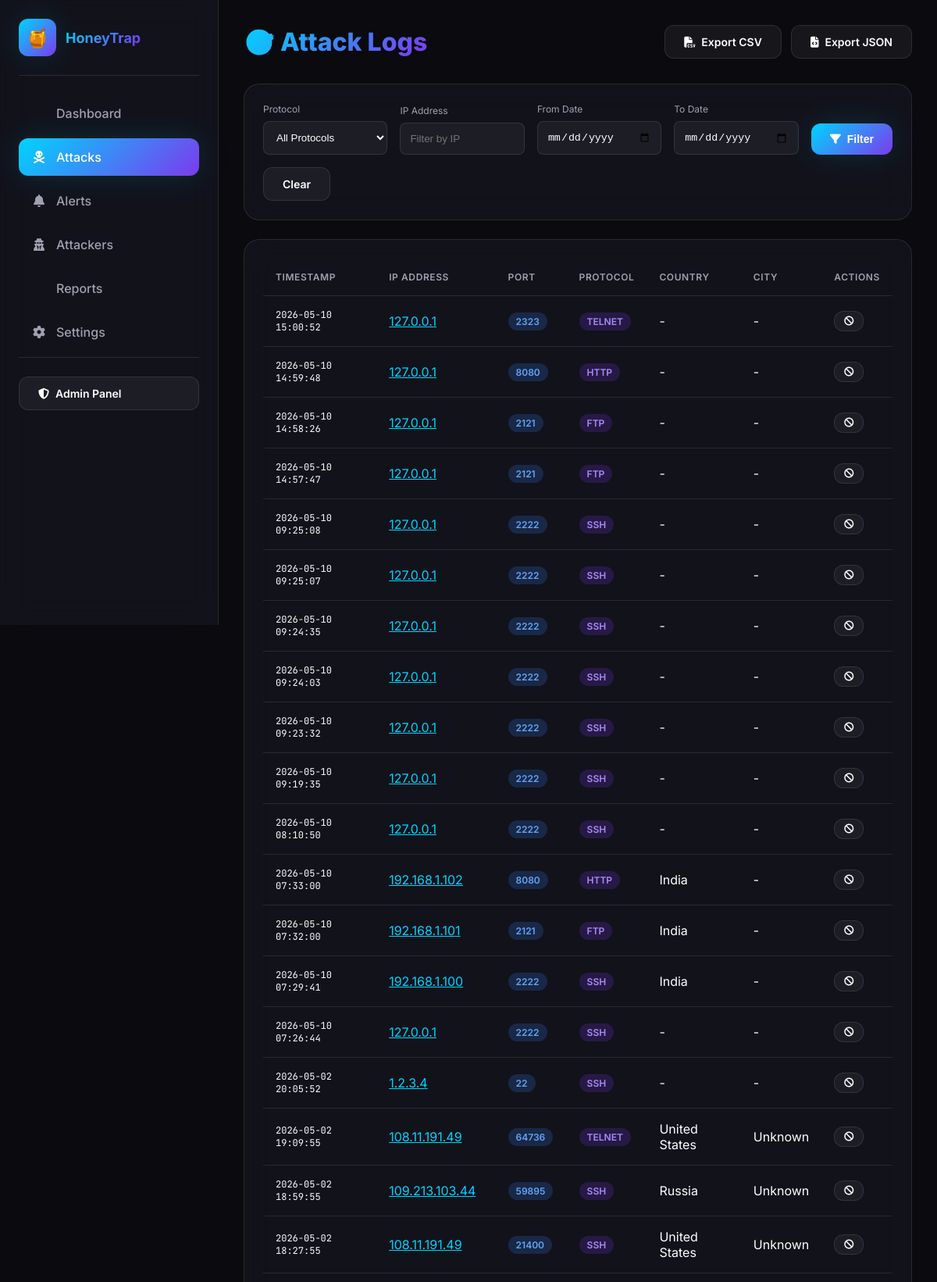
/attacks/ (upper part), run on the app's committed database.
### dashboard/models.py (models this page shows, shortened)
class Connection(models.Model):
    PROTOCOL_CHOICES = [
        ('SSH', 'SSH'),
        ('FTP', 'FTP'),
        ('HTTP', 'HTTP'),
        ('TELNET', 'Telnet'),
        ('SMB', 'SMB'),
        ('UNKNOWN', 'Unknown'),
    ]
    ip_address = models.GenericIPAddressField(db_index=True)
    port = models.PositiveIntegerField()
    protocol = models.CharField(max_length=20, choices=PROTOCOL_CHOICES)
    timestamp = models.DateTimeField(default=timezone.now, db_index=True)
    country = models.CharField(max_length=100, blank=True, null=True)
    country_code = models.CharField(max_length=10, blank=True, null=True)
    city = models.CharField(max_length=100, blank=True, null=True)
    latitude = models.FloatField(blank=True, null=True)
    longitude = models.FloatField(blank=True, null=True)
    isp = models.CharField(max_length=200, blank=True, null=True)
    user_agent = models.TextField(blank=True, null=True)
    raw_data = models.TextField(blank=True, null=True)
    class Meta:
        ordering = ['-timestamp']
        indexes = [
            models.Index(fields=['ip_address', 'timestamp']),
            models.Index(fields=['protocol', 'timestamp']),
        ]

### dashboard/views.py (the view)
# urls.py: path('attacks/', views.attacks, name='attacks'),
def attacks(request):
    protocol = request.GET.get('protocol', '')
    ip_filter = request.GET.get('ip', '')
    date_from = request.GET.get('date_from', '')
    date_to = request.GET.get('date_to', '')
    connections = Connection.objects.all()
    if protocol:
        connections = connections.filter(protocol=protocol)
    if ip_filter:
        connections = connections.filter(ip_address__contains=ip_filter)
    if date_from:
        connections = connections.filter(timestamp__gte=date_from)
    if date_to:
        connections = connections.filter(timestamp__lte=date_to)
    paginator = Paginator(connections, 50)
    page_number = request.GET.get('page', 1)
    page_obj = paginator.get_page(page_number)
    context = {
        'connections': page_obj,
        'protocol': protocol,
        'ip_filter': ip_filter,
        'date_from': date_from,
        'date_to': date_to,
        'protocols': Connection.PROTOCOL_CHOICES,
    }
    return render(request, 'dashboard/attacks.html', context)

### dashboard/templates/dashboard/attacks.html (shortened to what this page needs)
{% extends 'base.html' %}
{% block content %}
<div class="page-header">
    <h1 class="page-title">🎯 Attack Logs</h1>
    <div class="header-actions">
        <a href="{% url 'dashboard:export_csv' %}?type=connections" class="btn btn-ghost">
            <i class="fas fa-file-csv"></i> Export CSV
        </a>
        <a href="{% url 'dashboard:export_json' %}?type=connections" class="btn btn-ghost">
            <i class="fas fa-file-code"></i> Export JSON
        </a>
    </div>
</div>
<div class="card" style="margin-bottom: 24px;">
    <form method="get" style="display: flex; gap: 16px; flex-wrap: wrap; align-items: end;">
        <div style="flex: 1; min-width: 150px;">
            <label
                style="display: block; margin-bottom: 8px; font-size: 12px; color: var(--text-secondary);">Protocol</label>
            <select name="protocol"
                style="width: 100%; padding: 12px; background: var(--bg-glass); border: 1px solid var(--border-color); border-radius: 8px; color: var(--text-primary);">
                <option value="">All Protocols</option>
            </select>
        </div>
        <div style="flex: 1; min-width: 150px;">
            <label style="display: block; margin-bottom: 8px; font-size: 12px; color: var(--text-secondary);">IP
                Address</label>
            <input type="text" name="ip" value="{{ ip_filter }}" placeholder="Filter by IP"
                style="width: 100%; padding: 12px; background: var(--bg-glass); border: 1px solid var(--border-color); border-radius: 8px; color: var(--text-primary);">
        </div>
        <div style="flex: 1; min-width: 150px;">
            <label style="display: block; margin-bottom: 8px; font-size: 12px; color: var(--text-secondary);">From
                Date</label>
            <input type="date" name="date_from" value="{{ date_from }}"
                style="width: 100%; padding: 12px; background: var(--bg-glass); border: 1px solid var(--border-color); border-radius: 8px; color: var(--text-primary);">
        </div>
        <div style="flex: 1; min-width: 150px;">
            <label style="display: block; margin-bottom: 8px; font-size: 12px; color: var(--text-secondary);">To
                Date</label>
            <input type="date" name="date_to" value="{{ date_to }}"
                style="width: 100%; padding: 12px; background: var(--bg-glass); border: 1px solid var(--border-color); border-radius: 8px; color: var(--text-primary);">
        </div>
        <button type="submit" class="btn btn-primary">
            <i class="fas fa-filter"></i> Filter
        </button>
        <a href="{% url 'dashboard:attacks' %}" class="btn btn-ghost">Clear</a>
    </form>
</div>
<div class="card">
    <table class="data-table">
        <thead>
            <tr>
                <th>Timestamp</th>
                <th>IP Address</th>
                <th>Port</th>
                <th>Protocol</th>
                <th>Country</th>
                <th>City</th>
                <th>Actions</th>
            </tr>
        </thead>
        <tbody>
            {% for conn in connections %}
            <tr>
                <td style="font-family: 'JetBrains Mono', monospace; font-size: 12px;">
                    {{ conn.timestamp|date:"Y-m-d H:i:s" }}</td>
                <td><a href="{% url 'dashboard:attacker_detail' conn.ip_address %}"
                        style="color: var(--accent-primary);">{{ conn.ip_address }}</a></td>
                <td><span class="badge badge-info">{{ conn.port }}</span></td>
                <td><span class="badge badge-purple">{{ conn.protocol }}</span></td>
                <td>{{ conn.country|default:"-" }}</td>
                <td>{{ conn.city|default:"-" }}</td>
                <td>
                    <button class="btn btn-ghost" style="padding: 6px 12px; font-size: 12px;"
                        onclick="blacklistIP('{{ conn.ip_address }}')">
                        <i class="fas fa-ban"></i>
                    </button>
                </td>
            </tr>
            {% endfor %}
        </tbody>
    </table>
</div>
{% endblock %}

### dashboard/templates/base.html (style rules this page uses)
:root { --bg-primary: #0a0a0f; --bg-secondary: #12121a; --bg-card: rgba(20, 20, 30, 0.8); --bg-glass: rgba(255, 255, 255, 0.05); --border-color: rgba(255, 255, 255, 0.1); --text-primary: #ffffff; --text-secondary: #a0a0b0; --text-muted: #6b6b7a; --accent-primary: #00d4ff; --accent-secondary: #7c3aed; --accent-success: #10b981; --accent-warning: #f59e0b; --accent-danger: #ef4444; --accent-info: #3b82f6; --gradient-primary: linear-gradient(135deg, #00d4ff 0%, #7c3aed 100%); --gradient-danger: linear-gradient(135deg, #ef4444 0%, #f97316 100%); --shadow-glow: 0 0 40px rgba(0, 212, 255, 0.15); }
* { margin: 0; padding: 0; box-sizing: border-box; }
body { font-family: 'Inter', -apple-system, BlinkMacSystemFont, sans-serif; background: var(--bg-primary); color: var(--text-primary); min-height: 100vh; overflow-x: hidden; }
.page-header { display: flex; justify-content: space-between; align-items: center; margin-bottom: 32px; }
.page-title { font-size: 32px; font-weight: 800; background: var(--gradient-primary); -webkit-background-clip: text; -webkit-text-fill-color: transparent; }
.header-actions { display: flex; gap: 12px; }
.btn { display: inline-flex; align-items: center; gap: 8px; padding: 12px 24px; border-radius: 12px; font-weight: 600; font-size: 14px; border: none; cursor: pointer; transition: all 0.3s ease; text-decoration: none; }
.btn-primary { background: var(--gradient-primary); color: white; box-shadow: var(--shadow-glow); }
.btn-ghost { background: var(--bg-glass); color: var(--text-primary); border: 1px solid var(--border-color); }
.card { background: var(--bg-card); backdrop-filter: blur(20px); border: 1px solid var(--border-color); border-radius: 20px; padding: 24px; transition: all 0.3s ease; }
.data-table { width: 100%; border-collapse: collapse; }
.data-table th, .data-table td { padding: 16px; text-align: left; border-bottom: 1px solid var(--border-color); }
.data-table th { font-weight: 600; color: var(--text-secondary); font-size: 12px; text-transform: uppercase; letter-spacing: 0.05em; }
.badge { display: inline-flex; align-items: center; padding: 4px 10px; border-radius: 20px; font-size: 12px; font-weight: 600; }
.badge-info { background: rgba(59, 130, 246, 0.2); color: #60a5fa; }
.badge-purple { background: rgba(124, 58, 237, 0.2); color: #a78bfa; }

### data on the page
Connection: timestamp "2026-05-10 15:00:52", ip_address "127.0.0.1", port "2323", protocol "TELNET", country "-", city "-"
Connection: timestamp "2026-05-10 14:59:48", ip_address "127.0.0.1", port "8080", protocol "HTTP", country "-", city "-"
Connection: timestamp "2026-05-10 14:58:26", ip_address "127.0.0.1", port "2121", protocol "FTP", country "-", city "-"
Connection: timestamp "2026-05-10 14:57:47", ip_address "127.0.0.1", port "2121", protocol "FTP", country "-", city "-"
Connection: timestamp "2026-05-10 09:25:08", ip_address "127.0.0.1", port "2222", protocol "SSH", country "-", city "-"
Connection: timestamp "2026-05-10 09:25:07", ip_address "127.0.0.1", port "2222", protocol "SSH", country "-", city "-"
Connection: timestamp "2026-05-10 09:24:35", ip_address "127.0.0.1", port "2222", protocol "SSH", country "-", city "-"
Connection: timestamp "2026-05-10 09:24:03", ip_address "127.0.0.1", port "2222", protocol "SSH", country "-", city "-"
Connection: timestamp "2026-05-10 09:23:32", ip_address "127.0.0.1", port "2222", protocol "SSH", country "-", city "-"
Connection: timestamp "2026-05-10 09:19:35", ip_address "127.0.0.1", port "2222", protocol "SSH", country "-", city "-"
Connection: timestamp "2026-05-10 08:10:50", ip_address "127.0.0.1", port "2222", protocol "SSH", country "-", city "-"
Connection: timestamp "2026-05-10 07:33:00", ip_address "192.168.1.102", port "8080", protocol "HTTP", country "India", city "-"
Connection: timestamp "2026-05-10 07:32:00", ip_address "192.168.1.101", port "2121", protocol "FTP", country "India", city "-"
Connection: timestamp "2026-05-10 07:29:41", ip_address "192.168.1.100", port "2222", protocol "SSH", country "India", city "-"
Connection: timestamp "2026-05-10 07:26:44", ip_address "127.0.0.1", port "2222", protocol "SSH", country "-", city "-"
Connection: timestamp "2026-05-02 20:05:52", ip_address "1.2.3.4", port "22", protocol "SSH", country "-", city "-"
Connection: timestamp "2026-05-02 19:09:55", ip_address "108.11.191.49", port "64736", protocol "TELNET", country "United States", city "Unknown"
Connection: timestamp "2026-05-02 18:59:55", ip_address "109.213.103.44", port "59895", protocol "SSH", country "Russia", city "Unknown"
Connection: timestamp "2026-05-02 18:27:55", ip_address "108.11.191.49", port "21400", protocol "SSH", country "United States", city "Unknown"
